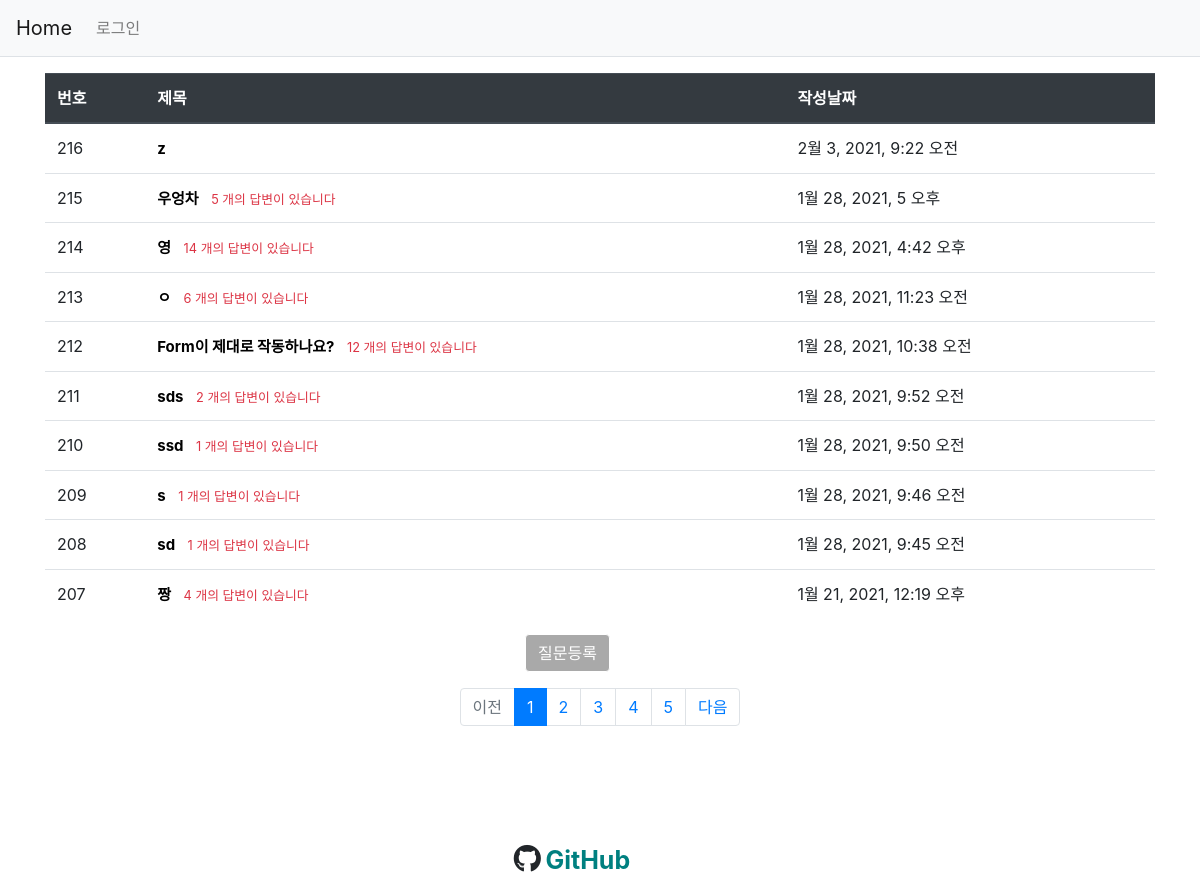
Before: / with the older database file.
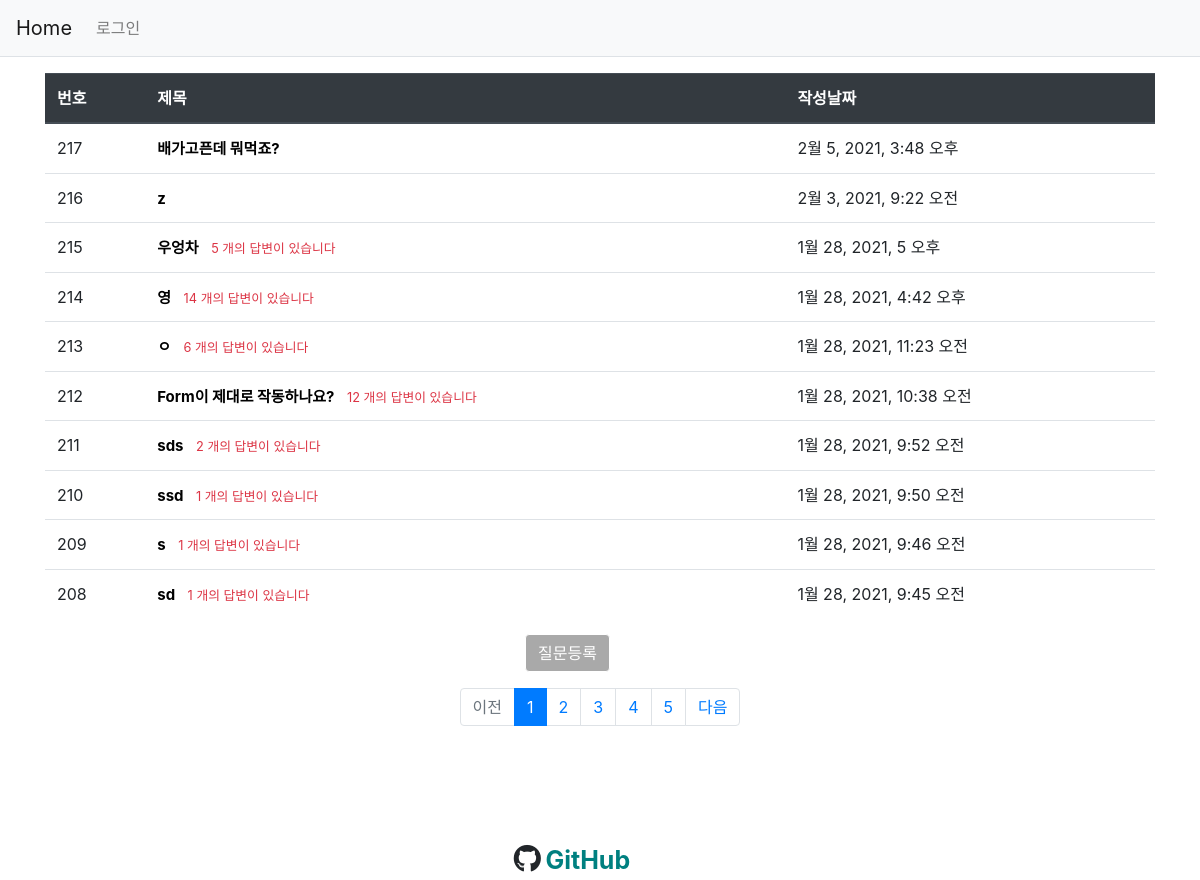
After: the same page with the newer database file.
### pybo/models.py (models this page shows, shortened)
class Question(models.Model):
    subject = models.CharField(max_length=200)  # 최대 200자 까지 입력 가능
    content = models.TextField()
    create_date = models.DateTimeField()
    photo = models.ImageField(upload_to="photo")
    author = models.ForeignKey(
        User, on_delete=models.CASCADE, null=True
    )  # 계정이 삭제되면 연결된 질문 데이터 삭제

### pybo/views.py (the view)
# urls.py: path("", views.index, name="index"),
def index(request):
    question_list = Question.objects.order_by("-create_date")
    page = request.GET.get("page", "1")  # 페이지 GET 방식 요청
    paginator = Paginator(question_list, 10)  # 페이지 게시물 10개씩 보여주기
    page_obj = paginator.get_page(page)
    print(page_obj)
    context = {"question_list": page_obj}
    return render(request, "templates/index.html", context)

### pybo/templatetags/filter.py (called while the page is built)
@register.filter
def sub(value, arg):
    return value - arg

### templates/index.html (shortened to what this page needs)
{% extends 'base.html' %}
{% load static  %}
{% load filter  %}
{% block content %}
    <div class="container my-3">
        <table class="table">
            <thead>
                <tr class="thead-dark">
                    <th>번호</th>
                    <th>제목</th>
                    <th>작성날짜</th>
                </tr>
            </thead>
            <tbody>
                {% if question_list %}
                {% for i in question_list  %}
            <tr>
                <td>{{ question_list.paginator.count|sub:question_list.start_index|sub:forloop.counter0|add:1 }}</td>
                <td>
                    <a  style="color: black; font-size: 15px; font-weight: bold;" href=" {% url 'pybo:detail' i.id  %} " >{{ i.subject }}</a>
                    {% if i.answer_set.count > 0 %}
                        <span class="text-danger small ml-2">{{ i.answer_set.count }} 개의 답변이 있습니다</span>
                    {% endif %}
                </td>
                <td>
                    {{i.create_date}}
                </td>
            </tr>
        {% endfor %}
    {% endif %}
            </tbody>
        </table>
        <a href=" {% url 'pybo:question_create' %}" class="btn btn-primary" style="position: relative; left:480px; color:  white; background-color: darkgray; border: 1px solid white;">질문등록</a>
    </div>
    <ul class="pagination justify-content-center">
        {% if question_list.has_previous %}
        <li class="page-item">
            <a class="page-link" href="?page={{ question_list.previous_page_number }}">이전</a>
        </li>
        {% else %}
        <li class="page-item disabled">
            <a class="page-link" tabindex="-1" aria-disabled="true" href="#">이전</a>
        </li>
        {% endif %}
        {% for page_number in question_list.paginator.page_range  %}
        {% if page_number >= question_list.number|add:-5 and page_number <= question_list.number|add:4 %}
            {% if page_number == question_list.number %}
            <li class="page-item active" aria-current="page">
                <a class="page-link" href="?page={{ page_number }}">{{ page_number }}</a>
            </li>
            {% else %}
                 <li class="page-item">
                    <a class="page-link" href="?page={{page_number}}"> {{page_number}}</a>
                </li>
            {% endif %}
        {% endif %}
        {% endfor %}
        {% if question_list.has_next %}
        <li class="page-item">
            <a class="page-link" href="?page={{question_list.next_page_number}}">다음</a>
        </li>
        {% else %}
        <li class="page-item disabled">
            <a class="page-link" tabindex="-1" aria-disabled="true" href="#">다음</a>
        </li>
        {% endif %}
    </ul>
{% endblock  %}

### templates/base.html (shortened to what this page needs)
{% load static %}
<!DOCTYPE html>
<html lang="en">
<head>
    <link rel="stylesheet" href=" {% static 'style.css' %} ">
    <link rel="stylesheet" href="  {% static 'bootstrap.min.css' %} ">
    <link rel="stylesheet" href="https://use.fontawesome.com/releases/v5.11.2/css/all.css">
    <link rel="stylesheet" type="text/css" href="{% static 'style.css' %}">
</head>
<body>
    {% include "navbar.html" %}
    {% block content %}
    {% endblock  %}
   {% include "footer.html" %}
</body>
</html>

### templates/navbar.html (shortened to what this page needs)
 <nav class="navbar navbar-expand-lg navbar-light bg-light border-bottom">
    <a class="navbar-brand" href="{% url 'pybo:index' %}">Home</a>
    <div class="collapse navbar-collapse flex-grow-0" id="navbarNav">
        <ul class="navbar-nav">
            <li class="nav-item ">
                    {% if user.is_authenticated %}
                    <span style="font-weight: bold; color: teal; margin-right: 5px;
                    position: relative; left: 740px; font-size: 15px;">{{user.username}} 님 반갑습니다</span>
                    <a style="color: darkgray; position: relative; left: 750px; font-size: 15px;"class="nav-link" href=" {% url 'common:logout' %} ">  로그아웃</a>
                     {% else %}
                    <a class="nav-link" href=" {% url 'common:login' %} ">로그인</a>
                    {% endif %}
            </li>
        </ul>
    </div>
</nav>

### templates/footer.html
<div class="footer">
    <i class="fab fa-github" style="font-size: 28px;"></i>
    <a href="https://github.com/ksm0207">
        <span style="color: teal; font-weight: bold;  font-size: 25px;">GitHub</span>
    </a>
</div>

### static/style.css (style rules this page uses)
.footer { position: relative; right: 28px; top: 100px; text-align: center; }

Changed rows visible on the page:
no longer on this page (row unchanged): Question: paginator.count|sub "207", subject "짱", answer_set.count "4", create_date "1월 21, 2021, 12:19 오후"
added Question: paginator.count|sub "217", subject "배가고픈데 뭐먹죠?", create_date "2월 5, 2021, 3:48 오후"
